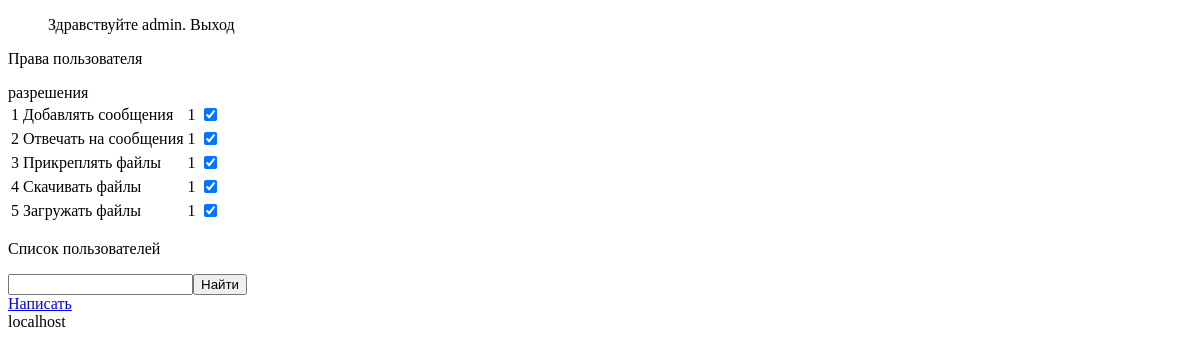
The page / (signed in) on the database its author committed.
### tables this page shows
create table users_permission(
user_id integer not null, 
permission_id tinyint not null,
permission_value boolean default false,
constraint fk_users_permission foreign key (user_id) references users(user_id) on delete cascade,
constraint fk_users_premission_permission foreign key (permission_id) references permission(permission_id),
constraint uq_users_permission unique(user_id,permission_id)
);

create table permission (
	permission_id tinyint not null primary key,
    permission_name varchar(20) not null unique,
    permission_description varchar(100),
    default_value boolean);

### libs/auth/Permission.php (the view, shortened to what this page needs)
<?php
class Permission{
    public $user_id = 0;
    function __construct($user_id=null) {
        if (isset($user_id)){
            $this->user_id=  intval($user_id);
        }
    }
    function user_permission(){
        echo '<div>разрешения</div>';
        $result = mysql_query(
                "select a.permission_id,
                a.permission_value,
                b.permission_description,
                b.permission_name
                from users_permission a
                inner join permission b on a.permission_id=b.permission_id
                where a.user_id=$this->user_id") or die(mysql_error());
        echo '<table>';
        while ($data = mysql_fetch_array($result)){
            list($id,$value,$description,$name)=$data;
            echo '<tr>'
                .'<td>'.$id.'</td><td>'.$description.'</td>'
                .'<td>'.$value.'</td>'
                .'<td>'
                     .'<input name="'.$name.'" type="checkbox" '.($value?'checked':'')
                     .' value="true"   >'
                .'</td>'
                .'</tr>';
        }
        echo '</table>';
    }
}

### rows shown on the page
users_permission: permission_id "1", permission_id.permission_description "Добавлять сообщения", permission_value "1", permission_value "☑"
users_permission: permission_id "2", permission_id.permission_description "Отвечать на сообщения", permission_value "1", permission_value "☑"
users_permission: permission_id "3", permission_id.permission_description "Прикреплять файлы", permission_value "1", permission_value "☑"
users_permission: permission_id "4", permission_id.permission_description "Скачивать файлы", permission_value "1", permission_value "☑"
users_permission: permission_id "5", permission_id.permission_description "Загружать файлы", permission_value "1", permission_value "☑"

### other values the page prints
$_SESSION['user_name'] "admin"
HOST "localhost"
